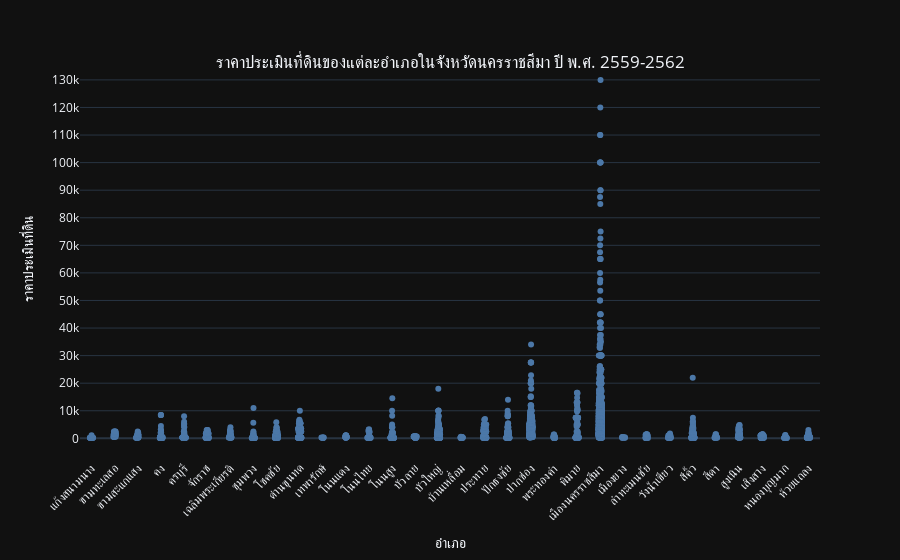

The notebook cell saved with this chart:
### Markdown cell above
จะพบว่าราคาประเมินที่ดินส่วนใหญ่จะไม่เกิน 10,000 บาท/ตารางวา และตั้งแต่ราคาประเมินที่ดิน 10,000 บาท/ตารางวา ขึ้นไปจะเริ่มมีจำนวนที่ดินลดลง

### Code cell
amp = all_korat_cleaned['amp_th_name'].unique()

fig = px.strip(all_korat_cleaned, x = 'amp_th_name' , y = 'price_unit_est')
fig.update_layout(template = 'plotly_dark', xaxis_tickangle = -45, xaxis_title = 'อำเภอ', yaxis_title = 'ราคาประเมินที่ดิน',
                title = dict(text = 'ราคาประเมินที่ดินของแต่ละอำเภอในจังหวัดนครราชสีมา ปี พ.ศ. 2559-2562', x = 0.5, y = 0.9)
)
fig.update_traces(marker_color=col_tab[0])
fig.update_yaxes(dtick = 10000)

fig.show()

### Figure 1 — Plotly figure (JSON) as saved in the notebook; plotly's stock layout.template omitted (floating-point values rounded to 4 significant figures; data arrays with more than 128 entries replaced by an {"elided": "..."} marker saying what was removed)
{"data": [{"alignmentgroup": "True", "boxpoints": "all", "fillcolor": "rgba(255,255,255,0)", "hoveron": "points", "hovertemplate": "amp_th_name=%{x}<br>price_unit_est=%{y}<extra></extra>", "legendgroup": "", "line": {"color": "rgba(255,255,255,0)"}, "marker": {"color": "#4C78A8"}, "name": "", "offsetgroup": "", "orientation": "v", "pointpos": 0, "showlegend": false, "type": "box", "x": {"elided": "3268 str values"}, "x0": " ", "xaxis": "x", "y": {"elided": "3268 float values"}, "y0": " ", "yaxis": "y"}], "layout": {"boxmode": "group", "legend": {"tracegroupgap": 0}, "margin": {"t": 60}, "title": {"text": "ราคาประเมินที่ดินของแต่ละอำเภอในจังหวัดนครราชสีมา ปี พ.ศ. 2559-2562", "x": 0.5, "y": 0.9}, "xaxis": {"anchor": "y", "domain": [0, 1], "tickangle": -45, "title": {"text": "อำเภอ"}}, "yaxis": {"anchor": "x", "domain": [0, 1], "dtick": 10000, "title": {"text": "ราคาประเมินที่ดิน"}}}}
